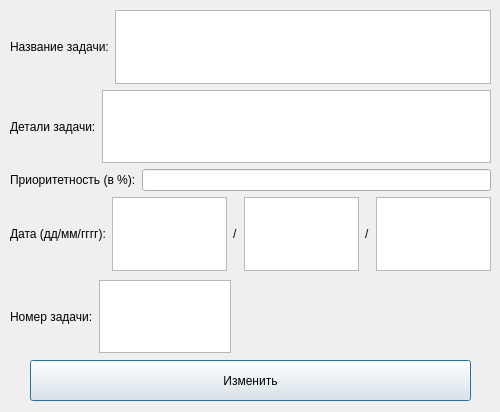
<?xml version="1.0" encoding="UTF-8"?>
<ui version="4.0">
 <class>taskdetailswindow</class>
 <widget class="QDialog" name="taskdetailswindow">
  <property name="geometry">
   <rect>
    <x>0</x>
    <y>0</y>
    <width>500</width>
    <height>412</height>
   </rect>
  </property>
  <property name="sizePolicy">
   <sizepolicy hsizetype="Fixed" vsizetype="Fixed">
    <horstretch>0</horstretch>
    <verstretch>0</verstretch>
   </sizepolicy>
  </property>
  <property name="minimumSize">
   <size>
    <width>500</width>
    <height>412</height>
   </size>
  </property>
  <property name="maximumSize">
   <size>
    <width>500</width>
    <height>412</height>
   </size>
  </property>
  <property name="windowTitle">
   <string>Задача</string>
  </property>
  <widget class="QPushButton" name="pushButton">
   <property name="geometry">
    <rect>
     <x>30</x>
     <y>360</y>
     <width>441</width>
     <height>41</height>
    </rect>
   </property>
   <property name="text">
    <string>Изменить</string>
   </property>
  </widget>
  <widget class="QWidget" name="layoutWidget">
   <property name="geometry">
    <rect>
     <x>10</x>
     <y>10</y>
     <width>481</width>
     <height>261</height>
    </rect>
   </property>
   <layout class="QVBoxLayout" name="verticalLayout">
    <item>
     <layout class="QHBoxLayout" name="horizontalLayout">
      <item>
       <widget class="QLabel" name="label">
        <property name="text">
         <string>Название задачи:</string>
        </property>
       </widget>
      </item>
      <item>
       <widget class="QPlainTextEdit" name="task_name_area"/>
      </item>
     </layout>
    </item>
    <item>
     <layout class="QHBoxLayout" name="horizontalLayout_2">
      <item>
       <widget class="QLabel" name="label_2">
        <property name="text">
         <string>Детали задачи:</string>
        </property>
       </widget>
      </item>
      <item>
       <widget class="QPlainTextEdit" name="task_details_area"/>
      </item>
     </layout>
    </item>
    <item>
     <layout class="QHBoxLayout" name="horizontalLayout_3">
      <item>
       <widget class="QLabel" name="label_3">
        <property name="text">
         <string>Приоритетность (в %):</string>
        </property>
       </widget>
      </item>
      <item>
       <widget class="QLineEdit" name="task_priority"/>
      </item>
     </layout>
    </item>
    <item>
     <layout class="QHBoxLayout" name="horizontalLayout_4">
      <item>
       <widget class="QLabel" name="label_6">
        <property name="text">
         <string>Дата (дд/мм/гггг):</string>
        </property>
       </widget>
      </item>
      <item>
       <widget class="QTextEdit" name="day_area"/>
      </item>
      <item>
       <widget class="QLabel" name="label_4">
        <property name="text">
         <string>/</string>
        </property>
       </widget>
      </item>
      <item>
       <widget class="QTextEdit" name="month_area"/>
      </item>
      <item>
       <widget class="QLabel" name="label_5">
        <property name="text">
         <string>/</string>
        </property>
       </widget>
      </item>
      <item>
       <widget class="QTextEdit" name="yaer_area"/>
      </item>
     </layout>
    </item>
   </layout>
  </widget>
  <widget class="QWidget" name="layoutWidget">
   <property name="geometry">
    <rect>
     <x>10</x>
     <y>280</y>
     <width>221</width>
     <height>73</height>
    </rect>
   </property>
   <layout class="QHBoxLayout" name="horizontalLayout_5">
    <item>
     <widget class="QLabel" name="label_7">
      <property name="text">
       <string>Номер задачи:</string>
      </property>
     </widget>
    </item>
    <item>
     <widget class="QTextEdit" name="task_number_area"/>
    </item>
   </layout>
  </widget>
 </widget>
 <resources/>
 <connections/>
</ui>
